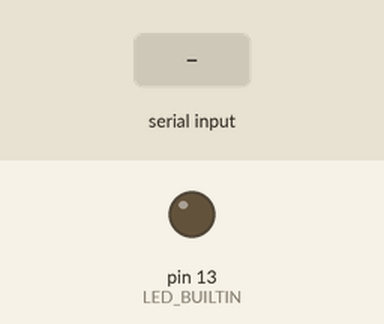
A sketch run on a simulated Arduino Uno, built with avr-gcc and run on an emulated ATmega328P. On the bench: output pins drawn as LEDs (lit = HIGH). The test bench sets the inputs (shaded band). What the sketch prints to the serial monitor is not drawn.

Above: at 1.2 s.
1.3 s: "." received over Serial
At 2.5 s:
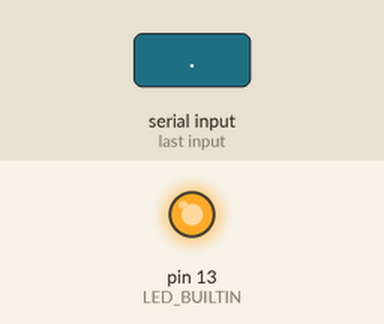
2.8 s: "1" received over Serial
At 3.6 s:
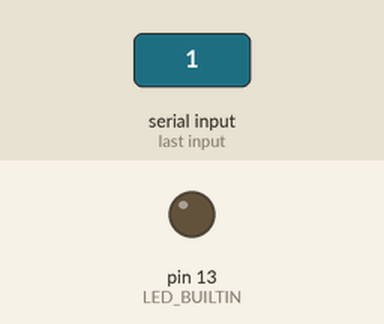
4.3 s: "0" received over Serial
At 4.8 s:
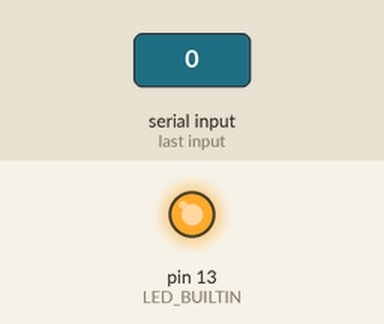
Timing chart, 0 to 7.3 s (numbered marks = the images above; inputs shaded):
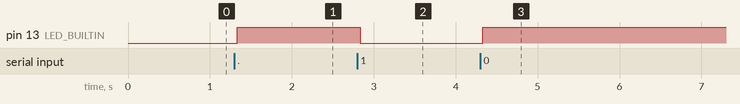

The sketch:

xon_xoff_test.ino
```cpp
/*

Test data string to send: "111111111111111111111111111111111111111111111."

*/

void setup() {
  pinMode(LED_BUILTIN, OUTPUT);
  digitalWrite(LED_BUILTIN, LOW);

  Serial.begin(300);
}

uint8_t charsRecvBeforeXoff = 0;
uint8_t charsRecvAfterXoff = 0;
uint8_t sendXoffAt = 30;
bool xoffSent = false;

void loop() {
  while( Serial.available() > 0 ) {
    char incomingByte = Serial.read();
    digitalWrite(LED_BUILTIN, !digitalRead(LED_BUILTIN));
    // Serial.print(incomingByte);
    // Serial.print(" 0x");
    // Serial.println(incomingByte, HEX);

    if (incomingByte == '.') {
      Serial.print("charsRecvBeforeXoff: "); Serial.println(charsRecvBeforeXoff);
      Serial.print("charsRecvAfterXoff: "); Serial.println(charsRecvAfterXoff);
      break;
    }

    if (xoffSent) {
      charsRecvAfterXoff++;
    } else {
      charsRecvBeforeXoff++;
    }

    if ((!xoffSent) && (charsRecvBeforeXoff >= sendXoffAt)) {
      Serial.write(0x13); //0x13 off, 0x11 on
      Serial.flush();
      xoffSent = true;
    }
  }
}
```

Measured:
- after the input at 1.3 s, pin 13 (LED_BUILTIN): LOW → HIGH at once
- after the input at 2.8 s, pin 13 (LED_BUILTIN): HIGH → LOW at once
- after the input at 4.3 s, pin 13 (LED_BUILTIN): LOW → HIGH at once
